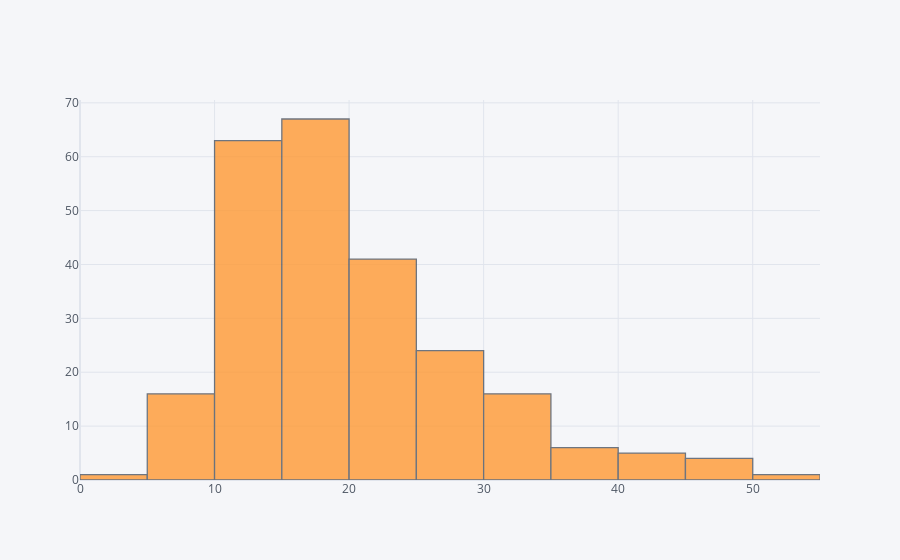

Here is the notebook cell this chart was saved with:
### Markdown cell above
## Histogram using Plotly

### Code cell
tips[['total_bill']].iplot(kind='hist', bins = 10)

### Figure 1 — Plotly figure (JSON) as saved in the notebook; plotly's stock layout.template omitted (floating-point values rounded to 4 significant figures; data arrays with more than 128 entries replaced by an {"elided": "..."} marker saying what was removed)
{"data": [{"histfunc": "count", "histnorm": "", "marker": {"color": "rgba(255, 153, 51, 1.0)", "line": {"color": "#4D5663", "width": 1.3}}, "name": "total_bill", "nbinsx": 10, "opacity": 0.8, "orientation": "v", "type": "histogram", "x": {"elided": "244 float values"}}], "layout": {"barmode": "overlay", "legend": {"bgcolor": "#F5F6F9", "font": {"color": "#4D5663"}}, "paper_bgcolor": "#F5F6F9", "plot_bgcolor": "#F5F6F9", "title": {"font": {"color": "#4D5663"}}, "xaxis": {"gridcolor": "#E1E5ED", "showgrid": true, "tickfont": {"color": "#4D5663"}, "title": {"font": {"color": "#4D5663"}, "text": ""}, "zerolinecolor": "#E1E5ED"}, "yaxis": {"gridcolor": "#E1E5ED", "showgrid": true, "tickfont": {"color": "#4D5663"}, "title": {"font": {"color": "#4D5663"}, "text": ""}, "zerolinecolor": "#E1E5ED"}}}
